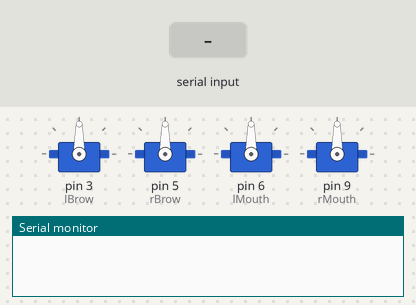
Simulated run of this sketch. Board: Arduino Uno, built with avr-gcc and run on an emulated ATmega328P. Shown: 4 × servo, the last lines printed to the serial monitor. The inputs (shaded band) are chosen by the test bench.

Above: at 1.2 s.
1.3 s: "90,45\n" received over Serial
At 2.1 s:
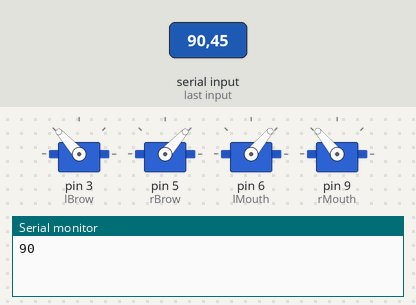
2.8 s: "30,150\n" received over Serial
At 3.3 s:
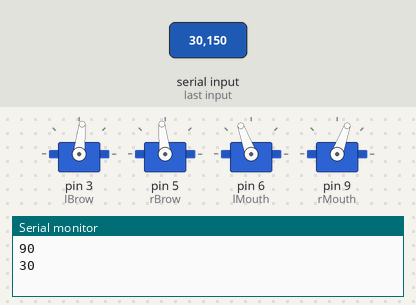
4.3 s: "5\n" received over Serial
At 5.5 s:
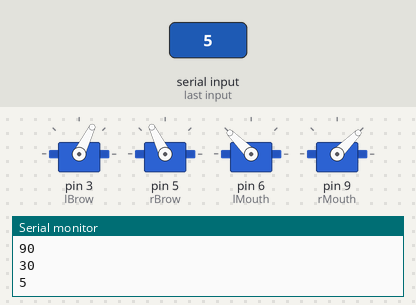
5.8 s: "200\n" received over Serial
At 6.8 s:
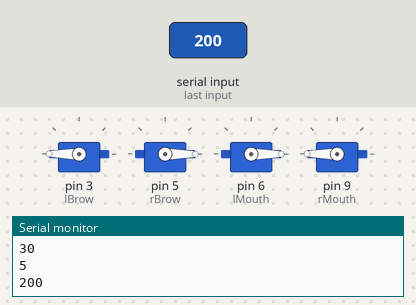
7.3 s: "90\n" received over Serial
At 7.9 s:
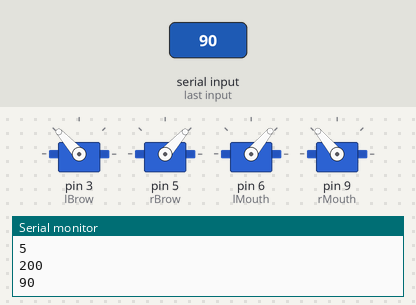
8.8 s: "30,150\n" received over Serial
At 10.3 s:
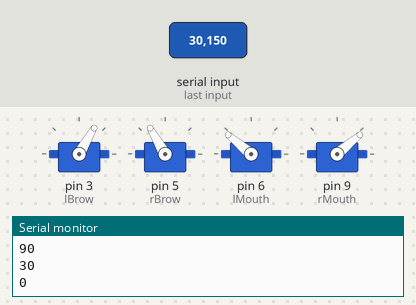
Timing chart, 0 to 11.3 s (numbered marks = the images above; inputs shaded):
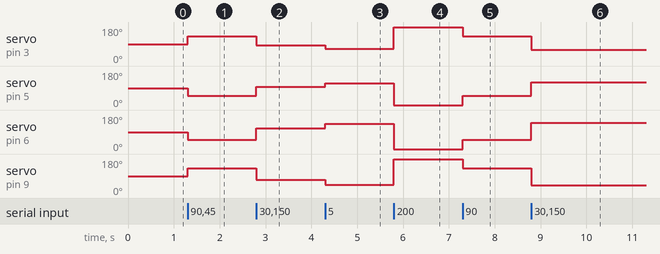

The sketch:

LMAOduino.ino
```cpp
#include <Servo.h>
Servo lBrow;
Servo rBrow;
Servo lMouth;
Servo rMouth;

int mood;
void setup() {
  // put your setup code here, to run once:
  Serial.begin(115200);
  Serial.setTimeout(1);
  lBrow.attach(3);
  rBrow.attach(5);
  lMouth.attach(6);
  rMouth.attach(9);

}

void loop() {
  while (!Serial.available());
  mood = Serial.readString().toInt();
  lBrow.write(60 + mood * 0.8);
  rBrow.write(120 - mood * 0.8);
  lMouth.write(140 - mood);
  rMouth.write(40 + mood);
  Serial.println(mood);
}
```

Measured:
- after the input at 1.3 s, servo on pin 3 (lBrow): 90° → 132° at once; servo on pin 5 (rBrow): 90° → 48° at once; servo on pin 6 (lMouth): 90° → 50° at once; servo on pin 9 (rMouth): 90° → 130° at once
- after the input at 2.8 s, servo on pin 3 (lBrow): 132° → 84° at once; servo on pin 5 (rBrow): 48° → 96° at once; servo on pin 6 (lMouth): 50° → 110° at once; servo on pin 9 (rMouth): 130° → 70° at once
- after the input at 4.3 s, servo on pin 3 (lBrow): 84° → 64° at once; servo on pin 5 (rBrow): 96° → 116° at once; servo on pin 6 (lMouth): 110° → 135° at once; servo on pin 9 (rMouth): 70° → 45° at once
- after the input at 5.8 s, servo on pin 3 (lBrow): 64° → 180° at once; servo on pin 5 (rBrow): 116° → 0° at once; servo on pin 6 (lMouth): 135° → 0° at once; servo on pin 9 (rMouth): 45° → 180° at once
- after the input at 7.3 s, servo on pin 3 (lBrow): 180° → 132° at once; servo on pin 5 (rBrow): 0° → 48° at once; servo on pin 6 (lMouth): 0° → 50° at once; servo on pin 9 (rMouth): 180° → 130° at once
- after the input at 8.8 s, servo on pin 3 (lBrow): 132° → 60° at once; servo on pin 5 (rBrow): 48° → 120° at once; servo on pin 6 (lMouth): 50° → 140° at once; servo on pin 9 (rMouth): 130° → 40° at once
